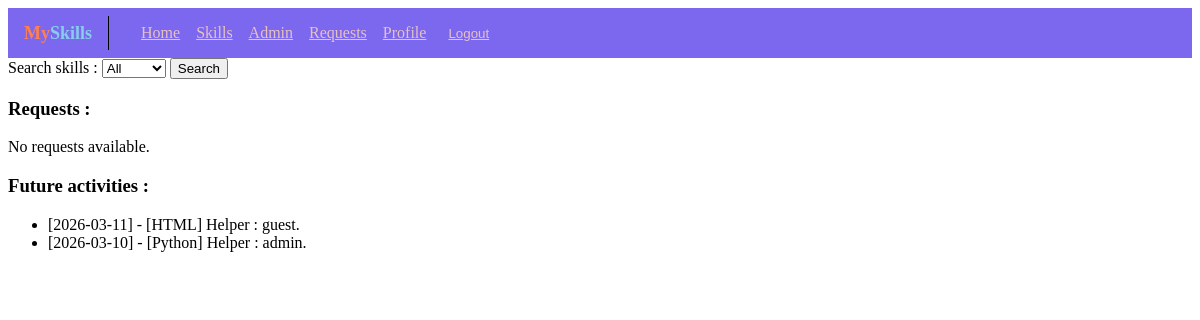
/skills/ (signed in), run on an earlier commit of the app's database.
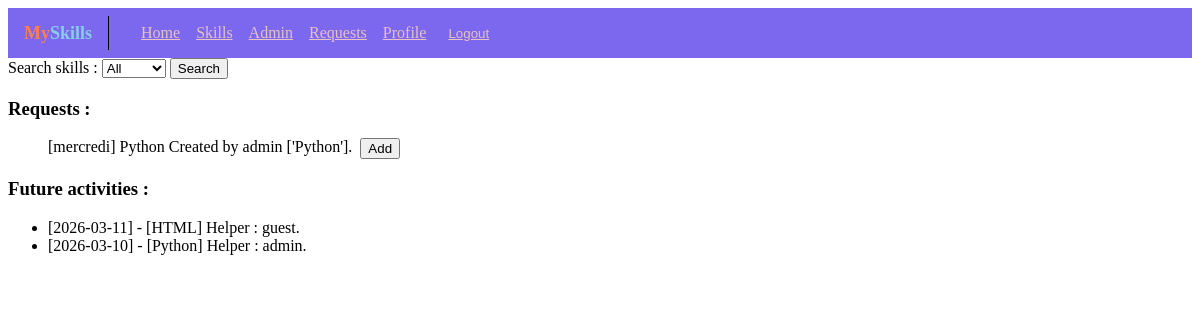
And on a later commit of the database.
### skills/models.py (models this page shows, shortened)
class Activity(models.Model):
    activity_date = models.DateField()
    request = models.ForeignKey(Request, related_name="request", on_delete=models.CASCADE)
    helper = models.ForeignKey(Profile, related_name="helper", on_delete=models.CASCADE)
    class Meta:
        verbose_name = "activity"
        verbose_name_plural = "activities"
    def __str__(self):
        return (f"[{self.activity_date}] - [{self.request.needed_skill}]" +
                f"\n\tHelper : {self.helper.user.username}.")
    @staticmethod
    def display_activities(request):
        if request is None or request == "None":
            return Activity.objects.all()
        return (Activity.objects.filter(activity_date__gte=timezone.now())
                .filter(request__needed_skill__skill_name=request))

class Request(models.Model):
    author = models.ForeignKey(Profile, on_delete=models.CASCADE)
    schedule = DaysField()
    needed_skill = models.ForeignKey(Skill, on_delete=models.CASCADE)
    is_hidden = models.BooleanField()
    def __str__(self):
        return f"[{self.get_schedule_display()}] " + self.needed_skill.__str__() + f" Created by {self.author}."

class Skill(models.Model):
    skill_name = models.CharField(max_length=100)
    def __str__(self):
        return self.skill_name

class Profile(models.Model):
    user = models.OneToOneField(User, on_delete=models.CASCADE)
    skills = models.ManyToManyField(Skill, related_name="skills")
    missing_skills = models.ManyToManyField(Skill, related_name="missing_skills")
    def __str__(self):
        return self.user.username + " " + [skill.__str__() for skill in self.skills.all()].__str__()

### skills/views.py (the view)
# urls.py: 2. Add a URL to urlpatterns:  path('', views.home, name='home')
def home(request):
    if request.user.is_authenticated:
        requests = Request.objects.filter(
            needed_skill__skill_name=Skill.objects.get(pk=request.user.pk).skill_name).exclude(is_hidden=True)
    else:
        requests = None
    if request.method == "POST":
        form = ActivityForm(request.POST)
        if form.is_valid():
            a_id = form.cleaned_data["request_id"]
            req = get_object_or_404(Request, id=a_id)
            Activity.objects.create(
                activity_date=timezone.now(),
                request=req,
                helper=Profile.objects.get(pk=request.user.pk)
            )
            req.is_hidden = True
            req.save()
            return HttpResponseRedirect(reverse("skills:home"))
    else:
        form = ActivityForm
    return render(request, "skills/home.html", {
        "activities": Activity.display_activities(request.GET.get("search", None)),
        "skills": Skill.objects.all(),
        "requests": requests,
        "form": form
    })

### skills/templates/skills/home.html (shortened to what this page needs)
{% extends "base.html" %}
{% block content %}
    <form method="get">
        <label for="search">Search skills :</label>
        <select name="search" id="search">
                <option value="None">All</option>
        </select>
        <button type="submit">Search</button>
    </form>
{% if user.is_authenticated %}
    <h3>Requests :</h3>
    {% if requests %}
        <ul>
            {% for r in requests %}
            {% if r.author.user is not user %}
                <li style="display: flex;">
                    <a>{{r}}</a>
                    <form method="post" style="margin-left: 8px;">
                        <button type="submit">Add</button>
                    </form>
                </li>
            {% endif %}
            {% endfor %}
        </ul>
    {% else %}
        <p>No requests available.</p>
    {% endif %}
{% endif %}
<h3>Future activities :</h3>
{% if activities %}
    <ul>
        {% for a in activities %}
            <li><a>
                {{a}}
            </a></li>
        {% endfor %}
    </ul>
{% else %}
    <p>No profiles available.</p>
{% endif %}
{% endblock %}

What changed in the data, as far as the page shows it:
added Request: schedule+needed_skill+author "[mercredi] Python Created by admin ['Python']."
Also different on the page:
text no longer shown: "No requests available."
